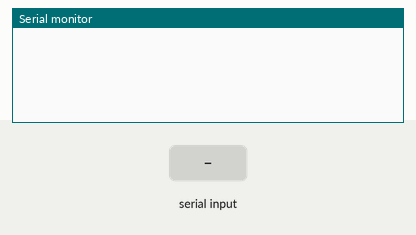
This sketch was run on a simulated Arduino Uno, built with avr-gcc and run on an emulated ATmega328P. On the bench: the last lines printed to the serial monitor. The inputs (shaded band) are chosen by the test bench.

Above: at 1.2 s.
1.3 s: "90,45\n" received over Serial
At 3.5 s:
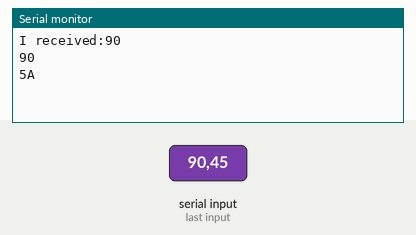
3.8 s: "30,150\n" received over Serial
At 5.6 s:
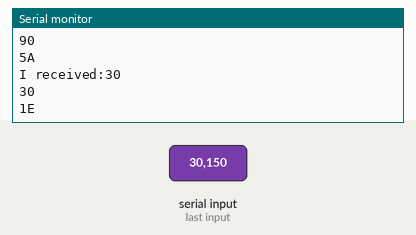
6.3 s: "200\n" received over Serial
At 8.6 s:
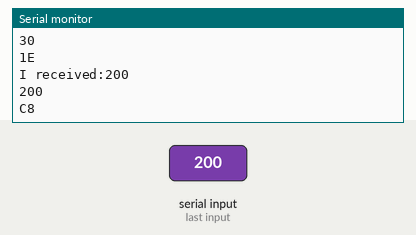

The sketch:

3-38-1.ino
```cpp
long num = 0; //自串列埠中讀取可用位元組數目。
char myNum[9];
void setup()
{
 Serial.begin(9600); //初始化串列埠，設定傳輸速率為9600。
}
void loop()
{
if(Serial.available()>0) //是否至少有接收到一個可用的字元?
{
// num=Serial.read(); //讀取字元資料。
 Serial.readBytes(myNum,9);
// Serial.println(atoi(myNum));
 num = atoi(myNum);
 Serial.print("I received:"); //輸出"I received:"字串。
 Serial.print(num); //輸出所讀取到的字元數值。
 Serial.print("\n");
 Serial.println(num,DEC); //輸出所讀取到的字元數值。
 Serial.println(num,HEX); //輸出所讀取到的字元數值。

 }
}
```

Measured:
- after the input at 1.3 s, the serial monitor: prints a new line after 1.0 s (image 1)
- after the input at 3.8 s, the serial monitor: prints a new line after 1.0 s (image 2)
- after the input at 6.3 s, the serial monitor: prints a new line after 1.0 s (image 3)
